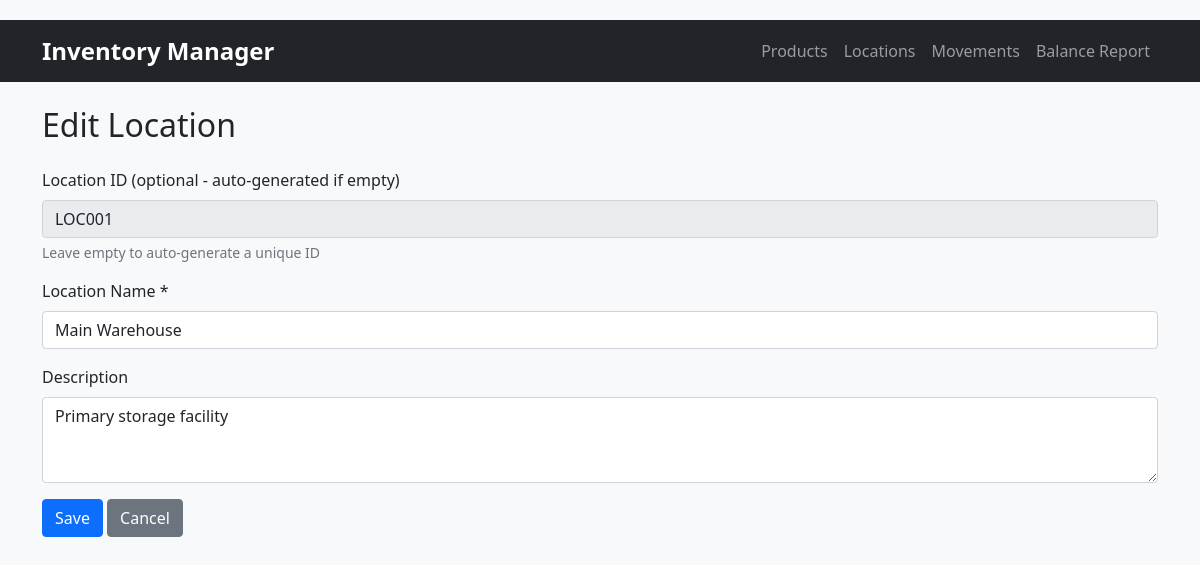
Page /locations/edit/LOC001 on the committed database.
### modules.py (models this page shows)
class Location(db.Model):
    location_id = db.Column(db.String(50), primary_key=True, default=lambda: str(uuid.uuid4()))
    name = db.Column(db.String(100), nullable=False)
    description = db.Column(db.Text)

### app.py (the view, shortened to what this page needs)
@app.route('/locations/edit/<location_id>', methods=['GET', 'POST'])
def edit_location(location_id):
    location = Location.query.get_or_404(location_id)
    return render_template('location/form.html', location=location)

### templates/location/form.html
{% extends "base.html" %}
{% block content %}
<h2 class="mb-4">{% if location %}Edit{% else %}Add{% endif %} Location</h2>
<form method="POST">
    <div class="mb-3">
        <label for="location_id" class="form-label">Location ID (optional - auto-generated if empty)</label>
        <input type="text" class="form-control" id="location_id" name="location_id"
               value="{{ location.location_id if location else '' }}"
               {{ 'readonly' if location else '' }}>
        <div class="form-text">Leave empty to auto-generate a unique ID</div>
    </div>
    <div class="mb-3">
        <label for="name" class="form-label">Location Name *</label>
        <input type="text" class="form-control" id="name" name="name"
               value="{{ location.name if location else '' }}" required>
    </div>
    <div class="mb-3">
        <label for="description" class="form-label">Description</label>
        <textarea class="form-control" id="description" name="description" rows="3">{{ location.description if location else '' }}</textarea>
    </div>
    <button type="submit" class="btn btn-primary">Save</button>
    <a href="{{ url_for('view_locations') }}" class="btn btn-secondary">Cancel</a>
</form>
{% endblock %}

### static/style.css (style rules this page uses)
body { background-color: #f8f9fa; padding-top: 20px; }
.form-text { font-size: 0.875rem; color: #6c757d; }

### rows in the picture
Location: location_id "LOC001", name "Main Warehouse", description "Primary storage facility"
